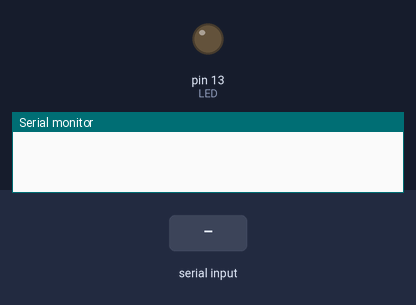
The sketch below on a simulated Arduino Uno, built with avr-gcc and run on an emulated ATmega328P. On the bench: output pins drawn as LEDs (lit = HIGH), the last lines printed to the serial monitor. The test bench sets the inputs (shaded band).

Above: at 1.2 s.
1.3 s: "1" received over Serial
At 2.5 s:
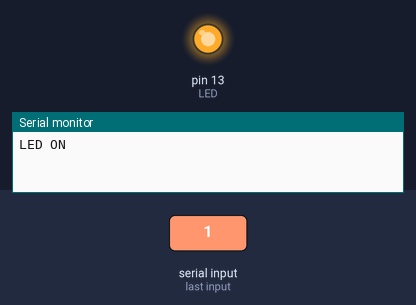
2.8 s: "2" received over Serial
At 3.8 s:
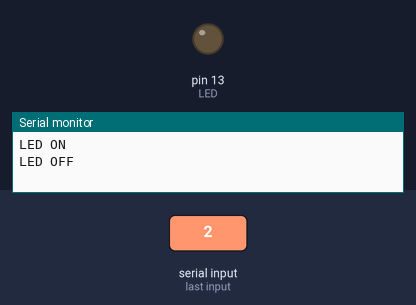
Timing chart, 0 to 5.8 s (numbered marks = the images above; inputs shaded):
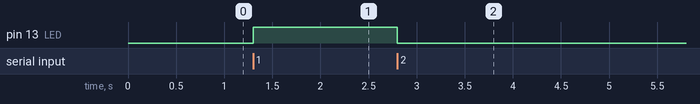

Measured:
- after the input at 1.3 s, pin 13 (LED): LOW → HIGH at once
- after the input at 2.8 s, pin 13 (LED): HIGH → LOW at once

The sketch:

sending_serial_data.ino
```cpp
/**
* Sending serial data to the board.
* Press '1' turns the LED on
* Press '2' turns the LED off
*
* From the book Arduino, 2nd edition
* modified by: William Madruga
* 2017-03-16
*/

#define LED  13
#define RATE 9600 //standard baud rate

void setup() {
  pinMode(LED, OUTPUT);
  Serial.begin(RATE);
}

void loop() {
  if(Serial.available() > 0) {
    int command = Serial.read();
    if (command == '1') {
      digitalWrite(LED, HIGH);
      Serial.println("LED ON");
    } else if (command == '2') {
      digitalWrite(LED, LOW);
      Serial.println("LED OFF");
    } else {
      Serial.println("Invalid command");
      Serial.println(command);
    }
  }
}
```
